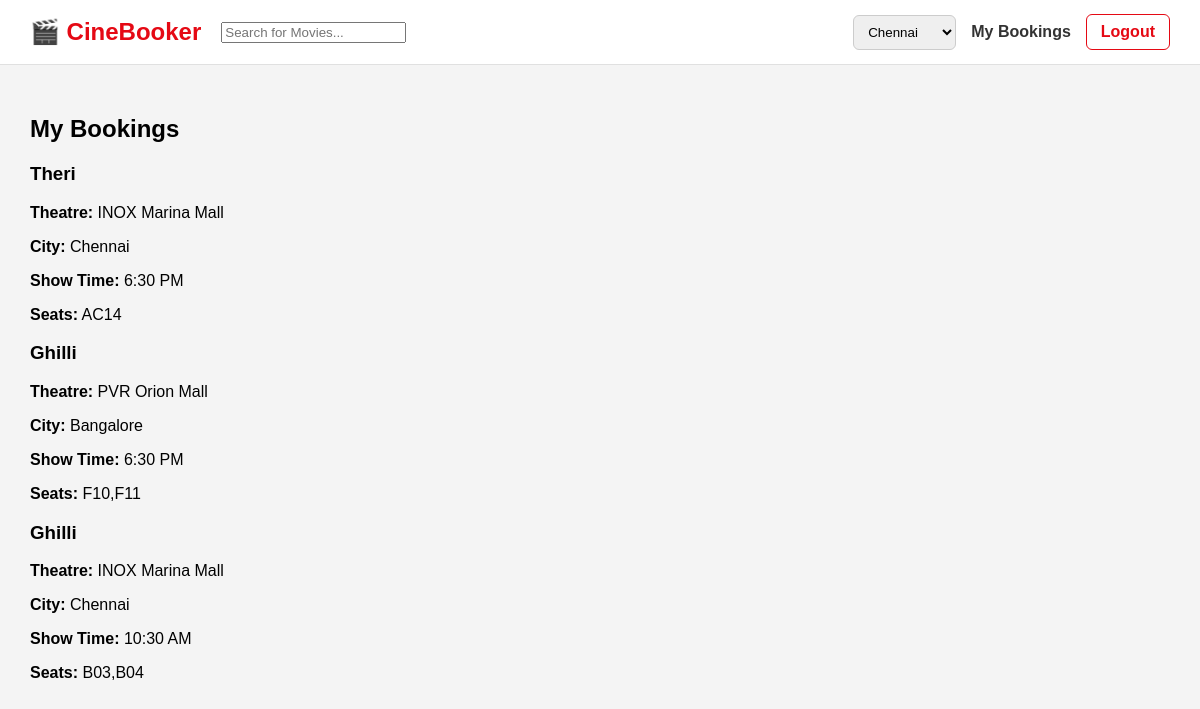
Page /my_bookings (signed in) on the committed database.
### models.py (models this page shows)
class Booking(db.Model):
    id = db.Column(db.Integer, primary_key=True)
    user_id = db.Column(db.Integer, db.ForeignKey("user.id"), nullable=False)
    show_id = db.Column(db.Integer, db.ForeignKey("show.id"), nullable=False)
    seats = db.Column(db.String(100), nullable=False)  # "AA01,AA02"
    user = db.relationship("User", backref="bookings")
    show = db.relationship("Show", backref="bookings")

class Movie(db.Model):
    id = db.Column(db.Integer, primary_key=True)
    title = db.Column(db.String(120), nullable=False)
    language = db.Column(db.String(50))
    poster = db.Column(db.String(200))

class Theatre(db.Model):
    id = db.Column(db.Integer, primary_key=True)
    name = db.Column(db.String(100), nullable=False)
    city = db.Column(db.String(50), nullable=False)
    __table_args__ = (
        db.UniqueConstraint("name", "city", name="unique_theatre_city"),
    )

class Show(db.Model):
    id = db.Column(db.Integer, primary_key=True)
    movie_id = db.Column(db.Integer, db.ForeignKey("movie.id"), nullable=False)
    theatre_id = db.Column(db.Integer, db.ForeignKey("theatre.id"), nullable=False)
    show_time = db.Column(db.String(20), nullable=False)
    __table_args__ = (
        db.UniqueConstraint(
            "movie_id", "theatre_id", "show_time",
            name="unique_show"
        ),
    )
    movie = db.relationship("Movie", backref="shows")
    theatre = db.relationship("Theatre", backref="shows")

### app.py (the view)
@app.route("/my_bookings")
def my_bookings():
    if "user_id" not in session:
        return redirect("/login")
    bookings = Booking.query.filter_by(
        user_id=session["user_id"]
    ).all()
    return render_template(
        "my_bookings.html",
        bookings=bookings,
        city=session.get("city")
    )

### templates/my_bookings.html
{% extends "base.html" %}
{% block content %}
<h2>My Bookings</h2>
<div class="bookings">
    {% for booking in bookings %}
        <div class="booking-card">
            <h3>{{ booking.show.movie.title }}</h3>
            <p>
                <b>Theatre:</b> {{ booking.show.theatre.name }}
            </p>
            <p>
                <b>City:</b> {{ booking.show.theatre.city }}
            </p>
            <p>
                <b>Show Time:</b> {{ booking.show.show_time }}
            </p>
            <p>
                <b>Seats:</b> {{ booking.seats }}
            </p>
        </div>
    {% else %}
        <p>You have no bookings yet.</p>
    {% endfor %}
</div>
{% endblock %}

### static/css/style.css (style rules this page uses)
:root { --primary: #e50914; --primary-dark: #b20710; --success: #2ecc71; --text-dark: #222; --text-light: #666; --bg-light: #f6f7f9; --card-bg: #ffffff; --border: #e0e0e0; }
body { margin: 0; font-family: Arial, sans-serif; background: #f4f4f4; }

### rows in the picture
Booking: show.movie "Theri", show.theatre.name "INOX Marina Mall", show.theatre.city "Chennai", show.show_time "6:30 PM", seats "AC14"
Booking: show.movie "Ghilli", show.theatre.name "PVR Orion Mall", show.theatre.city "Bangalore", show.show_time "6:30 PM", seats "F10,F11"
Booking: show.movie "Ghilli", show.theatre.name "INOX Marina Mall", show.theatre.city "Chennai", show.show_time "10:30 AM", seats "B03,B04"
